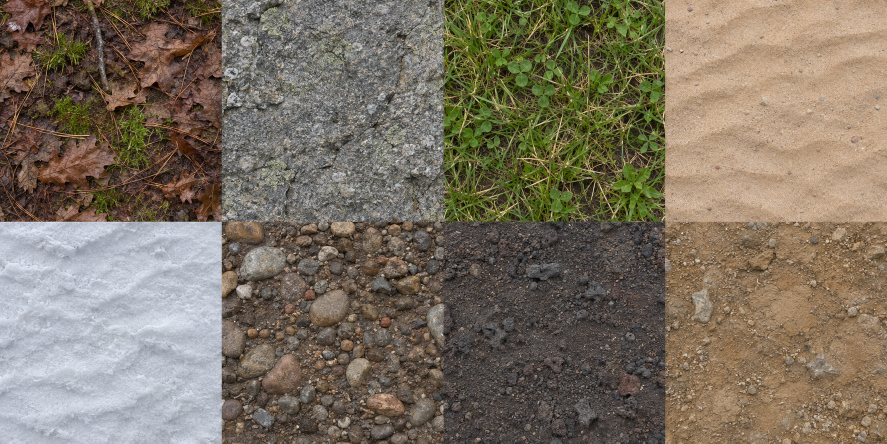
#> input picture crates/worldcraft/art/source/terrain.png, 1774 x 887 px (shown at 1/2 size)
$ python bake_field_art.py
#> lines starting #> are read from the running program, lines starting #| are printed output that depends on the picture
### tools/ultra_materials.py
"""Bake GPU-ready 4K nature and ground mip chains. Build-time dependencies only."""
import io
import math
import random
import struct
import zlib
from pathlib import Path

import numpy as np
from PIL import Image, ImageDraw

import skyline_atlas
from relief_materials import lattice

SIDE = 4096
NAMES = ('broadleaf', 'birch', 'acacia', 'pine', 'palm', 'grass', 'skyline',
         'bark', 'bark-normal', 'birch-bark', 'birch-normal', 'sediment')


def write_map(path, image, cutout=False, cells=1):
    """Independent deflate streams allow the engine to skip unused mip levels."""
    side = image.width
    levels = side.bit_length() - (2 if cells == 4 else 0)
    sizes = []
    tmp = path.with_suffix('.part')
    with tmp.open('wb') as out:
        out.write(bytes(levels*4))
        reference = image.getchannel('A')
        for i in range(levels):
            size = side >> i
            level = image if not i else image.resize((size,size), Image.Resampling.BOX)
            if i and cutout and size >= cells*4:
                # Preserve coverage per tile, so sparse sprays survive at distance.
                for row in range(cells):
                    for col in range(cells):
                        def box(n):
                            t = n//cells
                            return (col*t,row*t,(col+1)*t,(row+1)*t)
                        hist = reference.crop(box(side)).histogram()
                        target = sum(hist[128:])/sum(hist)
                        tile = level.crop(box(size))
                        alpha = tile.getchannel('A')
                        counts = np.cumsum(alpha.histogram())
                        k = np.searchsorted(counts, (1-target)*counts[-1], side='right')
                        if 0 < k < 255:
                            scale = min(3.5, 128/k)
                            tile.putalpha(alpha.point([min(255,round(x*scale)) if x<255 else 255 for x in range(256)]))
                            level.paste(tile, box(size))
            buf = io.BytesIO()
            level.save(buf,format='DDS',pixel_format='DXT5')
            payload = buf.getbuffer()[128:]
            assert len(payload)==16*((size+3)//4)**2
            packed = zlib.compress(payload, 2)
            sizes.append(len(packed))
            out.write(packed)
        out.seek(0)
        out.write(struct.pack('<'+'I'*levels,*sizes))
    tmp.replace(path)


def vegetation(kind, side=SIDE):
    """Rasterize individual blades and twigs at final resolution."""
    rng = random.Random(879 + NAMES.index(kind))
    image = Image.new('RGBA',(side,side))
    d = ImageDraw.Draw(image)
    def uv_point(x,y):
        # The full spray, including the longest terminal leaf, fits the UV card.
        return (x,y) if kind=='grass' else (x,.16+.80*y)
    def points(p):
        return [(round(u*side),round(v*side)) for u,v in (uv_point(x,y) for x,y in p)]
    def line(p, color, width):
        d.line(points(p),fill=(*color,255),width=max(1,round(width*side)),joint='curve')
    def tinted(col, v):
        return tuple(max(0,min(255,round(c*v))) for c in col)
    def blade(a,b,width,color,serrated=False):
        a=uv_point(*a); b=uv_point(*b)
        dx,dy=b[0]-a[0],b[1]-a[1]
        length=math.hypot(dx,dy)
        nx,ny=-dy/length,dx/length
        x0=max(0,int((min(a[0],b[0])-width*1.6)*side)-1)
        x1=min(side,math.ceil((max(a[0],b[0])+width*1.6)*side)+1)
        y0=max(0,int((min(a[1],b[1])-width*1.6)*side)-1)
        y1=min(side,math.ceil((max(a[1],b[1])+width*1.6)*side)+1)
        if x1<=x0 or y1<=y0: return
        x=(np.arange(x0,x1,dtype=np.float32)[None,:]+.5)/side-a[0]
        y=(np.arange(y0,y1,dtype=np.float32)[:,None]+.5)/side-a[1]
        t=np.clip((x*dx+y*dy)/(length*length),0,1)
        arch=np.maximum(0,np.sin(np.pi*t))
        bend=rng.uniform(-.34,.34)
        ridge=(x*nx+y*ny)/width-bend*arch
        phase=rng.random()*math.tau
        teeth=1-.07*abs(np.sin(13*np.pi*t+phase)) if serrated else 1
        half=arch**.76*teeth
        coverage=np.clip((half-abs(ridge))*width*side+.5,0,1)
        coverage[(arch<.0001)]=0
        r=np.clip(ridge/np.maximum(.05,half),-1,1)
        # Branching secondary veins curl toward the tip. Finer areoles,
        # freckles and a rolled edge interrupt the pigment at native resolution.
        route=t*8.5-abs(ridge)*1.25-.18*ridge**2+.07*np.sin(t*8+phase)
        vein=np.exp(-((route-np.rint(route))/.047)**2)*(1-abs(r)*.6)
        mid=np.exp(-(ridge/.035)**2)*arch
        cell=np.sin(82*t+7*r+phase)*np.sin(33*r-12*t+phase)
        pore=np.maximum(0,cell-.45)**2
        varied=.96+.065*np.sin(14*t+6*r+phase)+.060*np.cos(31*t-13*r)
        fold=.13*r+.11*(1-r*r)
        val=varied+fold+.12*vein+.21*mid-.19*pore
        edge=np.maximum(0,abs(r)-.83)*2.5
        rgb=np.asarray(color,dtype=np.float32)[None,None,:]*val[...,None]
        rgb[:,:,0]+=8*edge+3*mid
        rgb[:,:,2]-=5*vein
        pixels=np.empty((*coverage.shape,4),dtype=np.uint8)
        pixels[:,:,:3]=np.clip(rgb,0,255)
        pixels[:,:,3]=np.rint(coverage*255)
        image.alpha_composite(Image.fromarray(pixels),(x0,y0))
    if kind=='grass':
        tw=196/512
        for h in range(4):
            ox=(h%2)*tw; oy=(h//2)*.5
            def uv(x,y):return ox+x*tw,oy+y*.5
            count=(48,35,52,32)[h]
            for i in range(count):
                fan=rng.uniform(-1,1)
                root=(.18,.39,.60,.80)[i%4]+fan*.072
                reach=fan*(.14,.16,.18,.12)[h]
                height=rng.uniform(.51,.96)*(1-.15*abs(fan))
                width=rng.uniform(.008,.019)*(1.4 if h==3 else 1)
                color=tinted((221,225,193),rng.uniform(.78,1.04))
                ts=np.linspace(0,1,23)
                def edge(t,sgn):
                    return uv(root+reach*t*t+sgn*width*(1-t)**.72,height*t)
                poly=[edge(t,-1) for t in ts]+[edge(t,1) for t in reversed(ts)]
                d.polygon(points(poly),fill=(*color,255))
                line([edge(t,0) for t in ts],tinted(color,1.12),.00027)
                if h==1 and i%4==0:
                    for j in range(6):
                        t=.70+j*.045
                        for sign in [-1,1]:
                            blade(edge(t,0),uv(root+reach*t*t+sign*.022,height*(t+.05)),.0013,(212,192,140))
        d.rectangle((math.ceil(side*.80),0,side-1,side-1),fill=(255,255,255,255))
    else:
        origin=(.49,.94); tip=(.51,.065)
        line([origin,(.474,.53),tip],(83,88,42),.010)
        count={'pine':16,'palm':15,'birch':9,'acacia':11,'broadleaf':9}[kind]
        for j in range(count):
            t=(j+.7)/(count+1)
            y=.91-.83*t
            for sign in [-1,1]:
                x=.49+.019*t
                reach=(.41 if kind=='palm' else .36)*math.sin((t*.73+.13)*math.pi)
                end=(x+sign*reach*rng.uniform(.87,1.11),y-.06-.13*t+rng.uniform(-.023,.023))
                if kind=='palm':
                    blade((x,y),end,.015+.012*(1-t),tinted((86,117,48),rng.uniform(.82,1.13)))
                    continue
                line([(x,y),end],(87,98,45),.0037)
                n={'pine':18,'acacia':9,'birch':4,'broadleaf':4}[kind]
                for k in range(n):
                    u=(k+.6)/(n+.3)
                    bx=x+(end[0]-x)*u; by=y+(end[1]-y)*u
                    for flank in [-1,1]:
                        l={'pine':.066,'acacia':.049,'birch':.086,'broadleaf':.102}[kind]*rng.uniform(.78,1.15)*(1-.24*u)
                        ex=bx+sign*l*(.42+.17*u)
                        ey=by+l*(flank*.72-.34)
                        w=l*{'pine':.042,'acacia':.15,'birch':.38,'broadleaf':.29}[kind]
                        col={'pine':(74,104,66),'acacia':(98,119,59),'birch':(104,141,55),'broadleaf':(90,121,48)}[kind]
                        blade((bx,by),(ex,ey),w,tinted(col,rng.uniform(.78,1.17)),kind in ('birch','broadleaf'))
    return image


def bark(birch, side=SIDE):
    pigment=np.empty((side,side,4),np.uint8)
    height=np.empty((side,side),np.float32)
    x=(np.arange(side,dtype=np.float32)[None,:]+.5)/side
    for i in range(0,side,64):
        y=(np.arange(i,min(i+64,side),dtype=np.float32)[:,None]+.5)/side
        warp=lattice(x,y,8,605)
        u=x+.025*warp
        plate=lattice(u,y,48,241,12)
        # Integer anisotropic frequencies wrap at both edges.
        fibers=lattice(u,y,392,437,98)
        fine=lattice(u,y,1332,639,333)
        fleck=lattice(x,y,631,325)
        if birch:
            scar=np.clip((lattice(x,y,41,283,164)-.42)*3.5,0,1)
            peel=np.clip((lattice(x,y,96,144,384)-.45)*2.6,0,1)
            h=.48+.15*plate+.09*fibers-.31*scar+.15*peel+.035*fine
            base=(202,196,167); val=.87+.07*plate+.08*fibers-.66*scar-.27*peel+.04*fleck
        else:
            fissure=np.clip(abs(plate+.11*fibers)*4.1,0,1)
            h=.13+.48*fissure+.16*fibers+.075*fine+.045*fleck
            base=(123,104,80); val=.45+.45*fissure+.16*fibers+.11*fine+.08*fleck
        height[i:i+64]=h
        pigment[i:i+64,:,:3]=np.clip(val[...,None]*base,0,255)
        pigment[i:i+64,:,3]=255
    normal=np.empty_like(pigment)
    for i in range(0,side,64):
        rows=np.arange(i,min(i+64,side))
        return_normal(normal[i:i+64], (np.roll(height[rows],1,1)-np.roll(height[rows],-1,1))*.95,
                      (height[(rows-1)%side]-height[(rows+1)%side])*.95, 255)
    return Image.fromarray(pigment),Image.fromarray(normal)


def return_normal(out, nx, ny, alpha):
    z=127.5/np.sqrt(1+nx*nx+ny*ny)
    out[:,:,0]=np.rint(127.5+nx*z);out[:,:,1]=np.rint(127.5+ny*z)
    out[:,:,2]=np.rint(127.5+z);out[:,:,3]=alpha


def ground(out, side=SIDE):
    # Decode the baked native 4K relief height, keeping normals registered to POM.
    full=Path(out,'procedural-height-bc4.bin').read_bytes()
    def raw(name, layer):
        with (out/name).open('rb') as f:
            f.seek(layer*sum(4*(1024>>m)**2 for m in range(11)))
            return Image.frombytes('RGBA',(1024,1024),f.read(4*1024**2)).resize((side,side),Image.Resampling.BILINEAR)
    count=sum(8*((max(1,4096>>m)+3)//4)**2 for m in range(13))
    for layer in range(4):
        sediment=layer==3
        if not sediment:
            start=layer*count
            h=np.asarray(Image.frombytes('L',(4096,4096),full[start:start+8*1024**2],'bcn',4))
        for proc in ([True] if sediment else [False,True]):
            src=raw('shore-sediment.bin' if sediment else ('procedural-normal-rough.bin' if proc else 'terrain-normal-rough.bin'),0 if sediment else layer)
            normal=np.asarray(src).copy()
            color=None if proc else np.asarray(raw('terrain-color.bin',layer)).copy()
            x=(np.arange(side,dtype=np.float32)[None,:]+.5)/side
            for i in range(0,side,64):
                rows=np.arange(i,min(i+64,side))
                y=((np.arange(i-1,i+len(rows)+1)%side).astype(np.float32)[:,None]+.5)/side
                strip=lattice(x,y,1417,681+layer)
                micro=strip[1:-1]
                ny=(strip[2:]-strip[:-2])*.5
                nx=(np.roll(micro,-1,axis=1)-np.roll(micro,1,axis=1))*.5
                a=normal[rows]
                den=np.maximum(a[:,:,2].astype(np.float32)-127.5,15)
                gx=(a[:,:,0].astype(np.float32)-127.5)/den
                gy=(a[:,:,1].astype(np.float32)-127.5)/den
                if proc and not sediment:
                    slab=h[rows].astype(np.float32)
                    gx+=(np.roll(slab,1,1)-np.roll(slab,-1,1))*.010
                    gy+=(h[(rows-1)%side].astype(np.float32)-h[(rows+1)%side].astype(np.float32))*.010
                return_normal(normal[i:i+64],gx-.65*nx,gy-.65*ny,np.clip(a[:,:,3]+micro*(25 if sediment else 8),0,255))
                if color is not None:
                    color[i:i+64,:,:3]=np.clip(color[rows,:,:3]*(1+.115*micro[...,None]),0,255)
            name='sediment' if sediment else ('proc' if proc else 'scan')+'-normal-'+str(layer)
            write_map(out/(name+'.wct'),Image.fromarray(normal))
            if color is not None: write_map(out/('scan-color-'+str(layer)+'.wct'),Image.fromarray(color))


def bake(out):
    for name in NAMES[:6]:
        write_map(out/(name+'.wct'), vegetation(name), True, 2 if name=='grass' else 1)
    tiled=Image.new('RGBA',(SIDE,SIDE))
    for t in range(16):
        family,variant=divmod(t,3) if t!=15 else (1,3)
        tile=skyline_atlas.profile(family,variant,tile=SIDE//4)
        tiled.paste(tile,(t%4*tile.width,t//4*tile.height))
    write_map(out/'skyline.wct',tiled,True,4)
    for birch,names in [(False,NAMES[7:9]),(True,NAMES[9:11])]:
        for name,image in zip(names,bark(birch)):
            write_map(out/(name+'.wct'),image)
    ground(out)


# [2 lines that do not run on import are left out]

### tools/bake_field_art.py
"""Rebuild Worldcraft's original photographic-style texture pack from checked-in sheets."""
from pathlib import Path

import numpy as np
from PIL import Image, ImageFilter, ImageOps

from ultra_materials import write_map

ART = Path(__file__).resolve().parents[1] / "crates/worldcraft/art"
SIDE = 512


def tile(sheet, column, row, columns):
    w, h = sheet.size
    return sheet.crop((
        round(column * w / columns) + 3, round(row * h / 2) + 3,
        round((column + 1) * w / columns) - 3, round((row + 1) * h / 2) - 3,
    ))


def surface(image, strength, rough):
    # Put the photograph's interior across the repeat seam with a soft skirt.
    rgb = np.asarray(image.resize((SIDE, SIDE), Image.Resampling.LANCZOS), dtype=np.float32) / 255
    axis = np.arange(SIDE) + 0.5
    border = np.minimum(axis, SIDE - axis)
    blend = 1 - np.clip((border - 2) / 62, 0, 1)
    blend = blend * blend * (3 - 2 * blend)
    rgb = rgb * (1 - blend[None, :, None]) + np.roll(rgb, SIDE // 2, axis=1) * blend[None, :, None]
    rgb = rgb * (1 - blend[:, None, None]) + np.roll(rgb, SIDE // 2, axis=0) * blend[:, None, None]
    luma = np.dot(rgb, [0.25, 0.64, 0.11])
    base = Image.fromarray(np.rint(luma * 255).astype(np.uint8))
    blurred = np.asarray(base.filter(ImageFilter.GaussianBlur(10.5)), dtype=np.float32) / 255
    breakup = np.asarray(base.filter(ImageFilter.GaussianBlur(1.3)), dtype=np.float32) / 255
    height = 0.5 + np.clip((breakup - blurred) * 2.8 + (luma - breakup) * 0.46, -0.49, 0.49)
    du = np.roll(height, 1, axis=1) - np.roll(height, -1, axis=1)
    dv = np.roll(height, 1, axis=0) - np.roll(height, -1, axis=0)
    gain = strength / max(0.012, np.sqrt(np.mean(du * du + dv * dv)))
    n = np.stack([du * gain, dv * gain, np.ones_like(height)], axis=-1)
    n /= np.linalg.norm(n, axis=-1, keepdims=True)
    roughness = np.clip(rough + (height - 0.5) * 0.17 + (luma - 0.5) * 0.08, 0.35, 0.98)

    def rgba(channels):
        return Image.fromarray(np.rint(np.clip(channels, 0, 1) * 255).astype(np.uint8))

    return (
        rgba(np.dstack([rgb, np.ones_like(height)])),
        rgba(np.dstack([n[..., :2] * 0.5 + 0.5, height, roughness])),
        rgba(np.dstack([n * 0.5 + 0.5, np.ones_like(height)])),
    )


def cutout(image):
    rgb = np.asarray(image, dtype=np.float32) / 255
    r, g, b = rgb.transpose(2, 0, 1)
    magenta = np.minimum(r, b) - g
    alpha = np.clip((0.35 - magenta) / 0.27, 0, 1)
    # Despill magenta in antialiased edges while keeping ochre stems intact.
    b = np.minimum(b, np.maximum(g * 0.94, r * 0.70))
    r = np.where(alpha < 0.98, np.minimum(r, np.maximum(g * 1.47, b * 1.35)), r)
    result = Image.fromarray(np.rint(np.dstack([r, g, b, alpha]) * 255).astype(np.uint8))
    return result.crop(result.getchannel("A").point(lambda a: int(a > 150) * 255).getbbox())


def sprite(image, size, width, height):
    scale = min(width / image.width, height / image.height)
    image = image.resize((round(image.width * scale), round(image.height * scale)), Image.Resampling.LANCZOS)
    out = Image.new("RGBA", size)
    out.paste(image, ((size[0] - image.width) // 2, size[1] - image.height - 3))
    return out


def grass_atlas(tuft):
    atlas = Image.new("RGBA", (SIDE, SIDE))
    for habitat in range(4):
        blades = ImageOps.mirror(tuft) if habitat & 1 else tuft
        blades = sprite(blades, (196, 256), 187, [245, 241, 224, 250][habitat])
        a = np.asarray(blades).copy()
        # The procedural habitat tints provide green/straw hues at run time.
        value = np.dot(a[..., :3].astype(np.float32), [0.21, 0.72, 0.07]) / 255
        a[..., :3] = np.clip(174 + 102 * value[..., None], 0, 255).astype(np.uint8)
        a[..., 3] = np.asarray(blades.getchannel("A").filter(ImageFilter.MaxFilter(3)))
        blades = Image.fromarray(a).transpose(Image.Transpose.FLIP_TOP_BOTTOM)
        atlas.paste(blades, ((habitat & 1) * 196, (habitat >> 1) * 256))
    atlas.paste((255, 255, 255, 255), (410, 0, SIDE, SIDE))
    return atlas


def main():
    terrain = Image.open(ART / "source/terrain.png").convert("RGB")
#> terrain is the input picture: PIL image 1774x887 RGB; mean R, G, B 123.9, 113.2, 97.4
    species = Image.open(ART / "source/vegetation.png").convert("RGB")
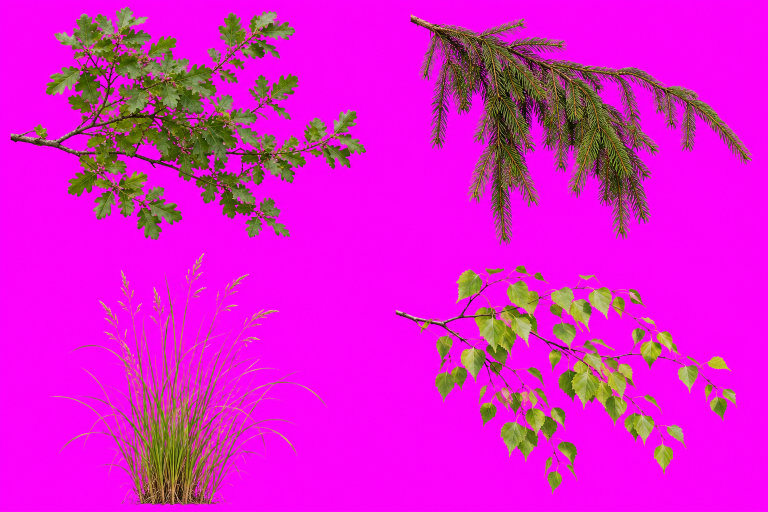
#> input picture crates/worldcraft/art/source/vegetation.png, 1536 x 1024 px (shown at 1/2 size)
#> species is the input picture: PIL image 1536x1024 RGB; mean R, G, B 221.2, 26.5, 206.2
    woods = Image.open(ART / "source/bark-and-fronds.png").convert("RGB")
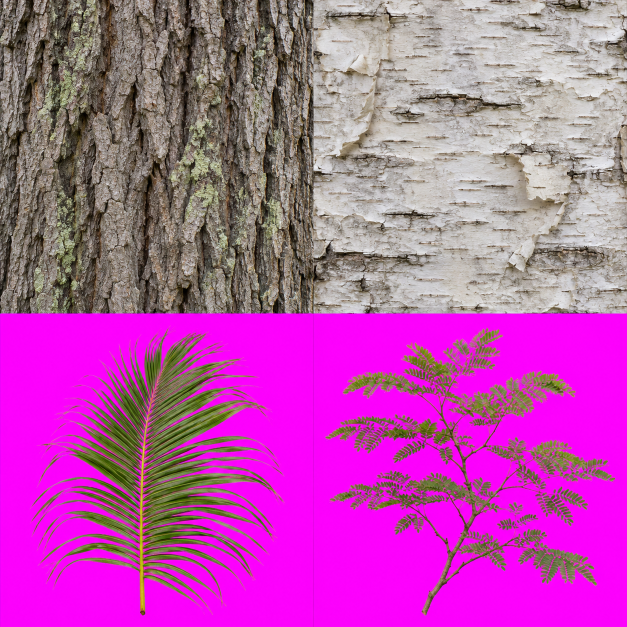
#> input picture crates/worldcraft/art/source/bark-and-fronds.png, 1254 x 1254 px (shown at 1/2 size)
#> woods is the input picture: PIL image 1254x1254 RGB; mean R, G, B 183.7, 83.2, 169.9
#> (the run stopped early here; a loop or call above may not have finished)
